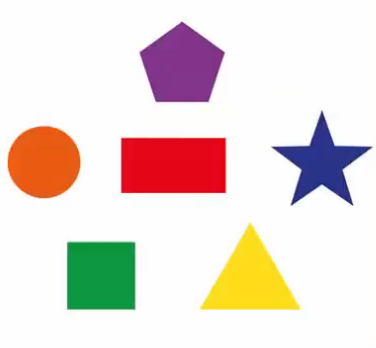
#> input picture OpenCV/Screenshot from 2020-04-28 20-20-05.png, 376 x 348 px
$ python shapes.py
#> lines starting #> are read from the running program, lines starting #| are printed output that depends on the picture; after the words box and inside, x2 and y2 are one past the last pixel; in counts of white or black regions, pixels touching at a corner belong together; long printed decimals are rounded

import cv2
import numpy as np

img = cv2.imread('Screenshot from 2020-04-28 20-20-05.png')
#> img is the input picture: shape (348, 376, 3); mean B, G, R 214.6, 220.5, 233.4
imGrey = cv2.cvtColor(img,cv2.COLOR_BGR2GRAY)
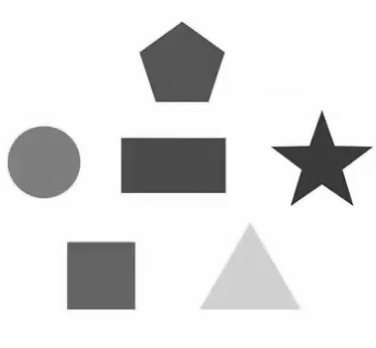
#> imGrey: shape (348, 376); min 29, max 255, mean 223.7
cv2.imshow("grey", imGrey)
_,thresh = cv2.threshold(imGrey,240,255,cv2.THRESH_BINARY)
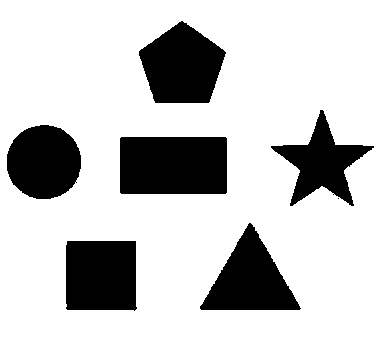
#> thresh: shape (348, 376); 78.1% white; 7 black regions (1 under 20 px)

cv2.imshow("thers", thresh)
contours,_ = cv2.findContours(thresh,cv2.RETR_TREE,cv2.CHAIN_APPROX_NONE)
#> contours = 10 contours, 3 with area under 20; largest, box (x1, y1, x2, y2) and area: (0, 0, 376, 348) 130125, (119, 136, 228, 195) 6256, (138, 20, 227, 104) 5132, (65, 240, 138, 312) 4962, (199, 222, 302, 311) 4720, (6, 124, 82, 200) 4456, (270, 109, 375, 207) 3912


for contour in contours:
    approx = cv2.approxPolyDP(contour,0.01*cv2.arcLength(contour,True),True)
    cv2.drawContours(img, [approx],0,(0,0,0),5)
    x = approx.ravel()[0]
    y = approx.ravel()[1]
    if len(approx) == 3:
        cv2.putText(img,"Triangle",(x,y),cv2.FONT_HERSHEY_COMPLEX,0.5,(0,0,0))
    elif len(approx) == 4:
        x,y,w,h = cv2.boundingRect(approx)
        aspectRatio = float(w)/h
        print(aspectRatio)
        if aspectRatio >= 0.95 and aspectRatio<=1.05:
            cv2.putText(img, "Square", (x, y), cv2.FONT_HERSHEY_COMPLEX, 0.5, (0, 0, 0))
        else:
            cv2.putText(img,"Rectangle",(x,y),cv2.FONT_HERSHEY_COMPLEX,0.5,(0,0,0))
    elif len(approx) == 5:
        cv2.putText(img,"Pentagon",(x,y),cv2.FONT_HERSHEY_COMPLEX,0.5,(0,0,0))
    elif len(approx) == 10:
        cv2.putText(img,"Star",(x,y),cv2.FONT_HERSHEY_COMPLEX,0.5,(0,0,0))
    else:
        cv2.putText(img, "Circle", (x, y), cv2.FONT_HERSHEY_COMPLEX, 0.5, (0, 0, 0))
#> this loop made 10 passes
#> (approx, w, h, aspectRatio) on passes 1, 3, 4, 5, 6, 7: ([[0, 0], [0, 347], [375, 347], [375, 0]], 376, 348, 1.08), ([[249, 222], [292, 291], [299, 310], [199, 308]], 101, 89, 1.13), ([[337, 198], [338, 197], [339, 198], [338, 199]], 3, 3, 1), ([[332, 194], [333, 193], [334, 194], [333, 195]], 3, 3, 1), ([[75, 182], [76, 181], [77, 182], [76, 183]], 3, 3, 1), ([[119, 138], [225, 136], [227, 192], [121, 194]], 109, 59, 1.85)
#| 1.080
#| 1.135
#| 1.0
#| 1.0
#| 1.0
#| 1.847
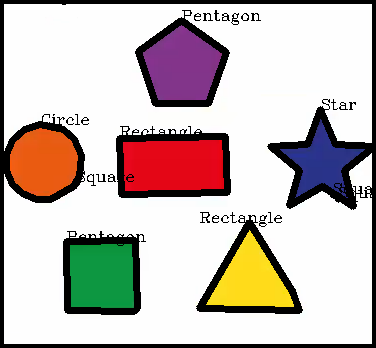
#> img: shape (348, 376, 3); 14.79% of pixels changed, all inside (x1, y1, x2, y2) = (0, 0, 376, 348)


cv2.imshow("shapes",img)
cv2.waitKey(0)
cv2.destroyAllWindows()

$ run again, with OpenCV/Screenshot from 2020-04-25 21-38-52.png copied over OpenCV/Screenshot from 2020-04-28 20-20-05.png
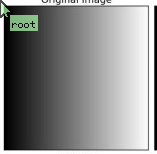
#> input picture OpenCV/Screenshot from 2020-04-25 21-38-52.png, 157 x 154 px
#> img is the input picture: shape (154, 157, 3); mean B, G, R 137.6, 138.6, 137.6
#> `_,thresh = cv2.threshold(imGrey,240,255,cv2.THRESH_BINARY)`:
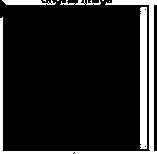
#> thresh: shape (154, 157); 13.1% white; 8 white regions (4 under 20 px)
#> contours = 14 contours, 10 with area under 20; largest, box (x1, y1, x2, y2) and area: (0, 0, 157, 154) 1350, (140, 7, 147, 149) 842, (2, 0, 56, 5) 166, (60, 0, 101, 5) 49
#> the loop `for contour in contours:` made 14 passes
#> (approx, w, h, aspectRatio) on passes 1, 2, 3, 6, 9, 11: ([[141, 7], [140, 148], [146, 148], [146, 7]], 7, 142, 0.0493), ([[144, 146], [145, 145], [146, 146], [145, 147]], 3, 3, 1), ([[144, 9], [145, 8], [146, 9], [145, 10]], 3, 3, 1), ([[73, 152], [74, 151], [75, 152], [74, 153]], 3, 3, 1), ([[83, 3], [84, 2], [85, 3], [84, 4]], 3, 3, 1), ([[43, 0], [44, 0], [45, 1], [45, 0]], 3, 2, 1.5)
#> (printed output is left out)
#> after the loop `for contour in contours:`:
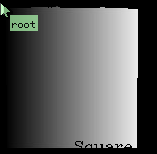
#> img: shape (154, 157, 3); mean B, G, R 91.5, 92.5, 91.5
